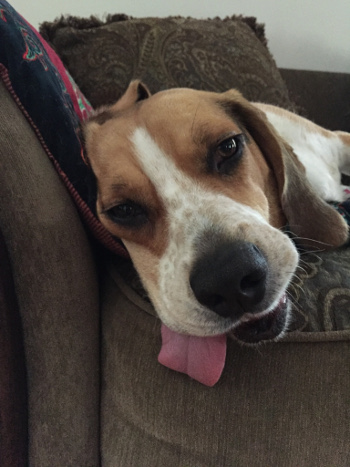
#> input picture images/flint2.jpg, 350 x 467 px
$ jupyter execute Copy_of_CMPSC310_Activity9.ipynb
#> lines starting #> are read from the running program, lines starting #| are printed output that depends on the picture; after the words box and inside, x2 and y2 are one past the last pixel; in counts of white or black regions, pixels touching at a corner belong together
<a href="https://colab.research.google.com/github/CMPSC-310-AI-Spring2023/activity09_image-manipulation-markschmeck/blob/main/Copy_of_CMPSC310_Activity9.ipynb" target="_parent"></a>

# **Activity 9: Image Manipulation **

[cell 1]
import numpy as np
import cv2

rect = np.zeros((300,300), dtype="uint8")
cv2.rectangle(rect, (25,25), (275, 275), 255, -1)
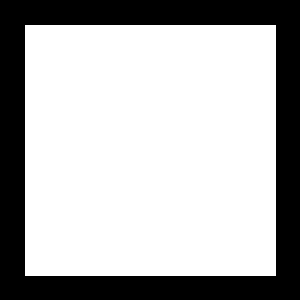
#> rect: shape (300, 300); 70% white; 1 black region, box (x1, y1, x2, y2) and area: (0, 0, 300, 300) 26999
cv2.imwrite("bitwise/Rectangle.png", rect)

circ = np.zeros((300,300), dtype="uint8")
cv2.circle(circ, (150,150), 150, 255, -1)
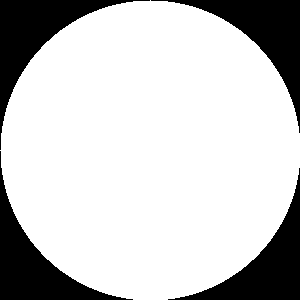
#> circ: shape (300, 300); 78.5% white; 4 black regions, box (x1, y1, x2, y2) and area: (0, 0, 150, 150) 4980, (151, 0, 300, 133) 4830, (0, 151, 133, 300) 4830, (168, 168, 300, 300) 4681
cv2.imwrite("bitwise/Circle.png", circ)

bitwiseAnd = cv2.bitwise_and(rect, circ)
cv2.imwrite("bitwise/AND.png", bitwiseAnd)
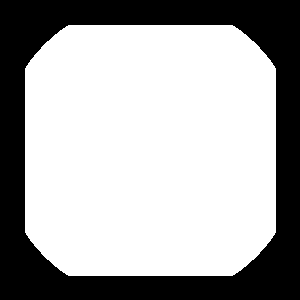
#> saved as AND.png: shape (300, 300); 66.4% white; 1 black region, box (x1, y1, x2, y2) and area: (0, 0, 300, 300) 30235

bitwiseOr = cv2.bitwise_or(rect, circ)
cv2.imwrite("bitwise/OR.png", bitwiseOr)
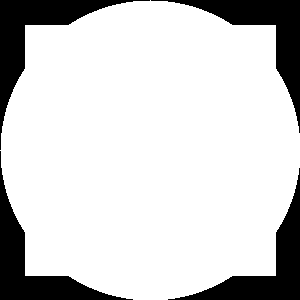
#> saved as OR.png: shape (300, 300); 82.1% white; 4 black regions, box (x1, y1, x2, y2) and area: (0, 0, 150, 150) 4171, (151, 0, 300, 133) 4021, (0, 151, 133, 300) 4021, (168, 168, 300, 300) 3872

bitwiseXor = cv2.bitwise_xor(rect, circ)
cv2.imwrite("bitwise/XOR.png", bitwiseXor)
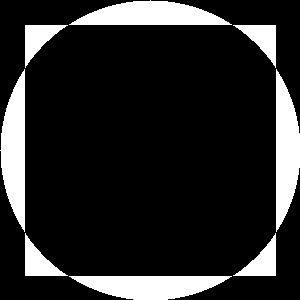
#> saved as XOR.png: shape (300, 300); 15.7% white; 8 white regions, largest, box (x1, y1, x2, y2) and area: (69, 0, 232, 25) 2729, (0, 69, 25, 232) 2729, (276, 69, 300, 232) 2728

bitwiseNot = cv2.bitwise_not(rect, circ)
cv2.imwrite("bitwise/NOT.png", bitwiseNot)
#> Out = True

[cell 2]
image = cv2.imread("images/flint2.jpg")
#> image is the input picture: shape (467, 350, 3); mean B, G, R 66.3, 73, 81.6
print(image.shape)
#| (467, 350, 3)

mask = np.zeros(image.shape[:2], dtype="uint8")
